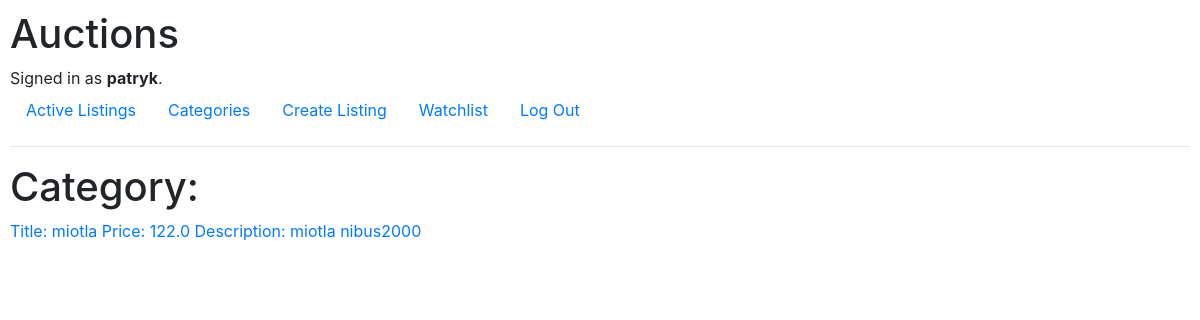
The app's page /categories/Toys (signed in) with its own data.
### auctions/models.py (models this page shows)
class User(AbstractUser):
    pass # username

class AuctionListing(models.Model):
    title = models.CharField(max_length=64)
    description = models.CharField(max_length=128)
    starting_bid = models.FloatField()
    image_url = models.CharField(max_length=64,null=True)
    category = models.CharField(max_length=64,default="Toys")
    creator = models.ForeignKey(User,on_delete=models.CASCADE)
    sold = models.BooleanField(default=False)
    def __str__(self):
        return f"Title: {self.title} Price: {self.starting_bid} Description: {self.description}"

### auctions/views.py (the view)
# urls.py: path("categories/<str:category>", views.category, name="category"),
def category(request,category):
     return render(request, "auctions/category.html",{
          'auctions': AuctionListing.objects.filter(category=category)
     })

### auctions/templates/auctions/category.html
{% extends "auctions/layout.html" %}
{% block body %}
    <h1>Category: </h1>
    {% for auction in auctions%}
    <a href="{% url 'listing' auction.id %}">
        {{auction}}
    </a>
    {% endfor %}
{% endblock %}

### auctions/templates/auctions/layout.html (shortened to what this page needs)
{% load static %}
<!DOCTYPE html>
<html lang="en">
    <head>
        <link rel="stylesheet" href="https://stackpath.bootstrapcdn.com/bootstrap/4.4.1/css/bootstrap.min.css">
        <link href="{% static 'auctions/styles.css' %}" rel="stylesheet">
    </head>
    <body>
        <h1>Auctions</h1>
        <div>
            {% if user.is_authenticated %}
                Signed in as <strong>{{ user.username }}</strong>.
            {% else %}
                Not signed in.
            {% endif %}
        </div>
        <ul class="nav">
            <li class="nav-item">
                <a class="nav-link" href="{% url 'index' %}">Active Listings</a>
            </li>
            <li class="nav-item">
                <a class="nav-link" href="{% url 'categories' %}">Categories</a>
            </li>
            {% if user.is_authenticated %}
            <li class="nav-item">
                <a class="nav-link" href="{% url 'create' %}">Create Listing</a>
            </li>
            <li class="nav-item">
                <a class="nav-link" href="{% url 'watchlist' %}">Watchlist</a>
            </li>
                <li class="nav-item">
                    <a class="nav-link" href="{% url 'logout' %}">Log Out</a>
                </li>
            {% endif %}
        </ul>
        <hr>
        {% block body %}
        {% endblock %}
    </body>
</html>

### auctions/static/auctions/styles.css (style rules this page uses)
body { padding: 10px; }

### records on screen
User: username "patryk"
AuctionListing: title+starting_bid+description "Title: miotla Price: 122.0 Description: miotla nibus2000"
